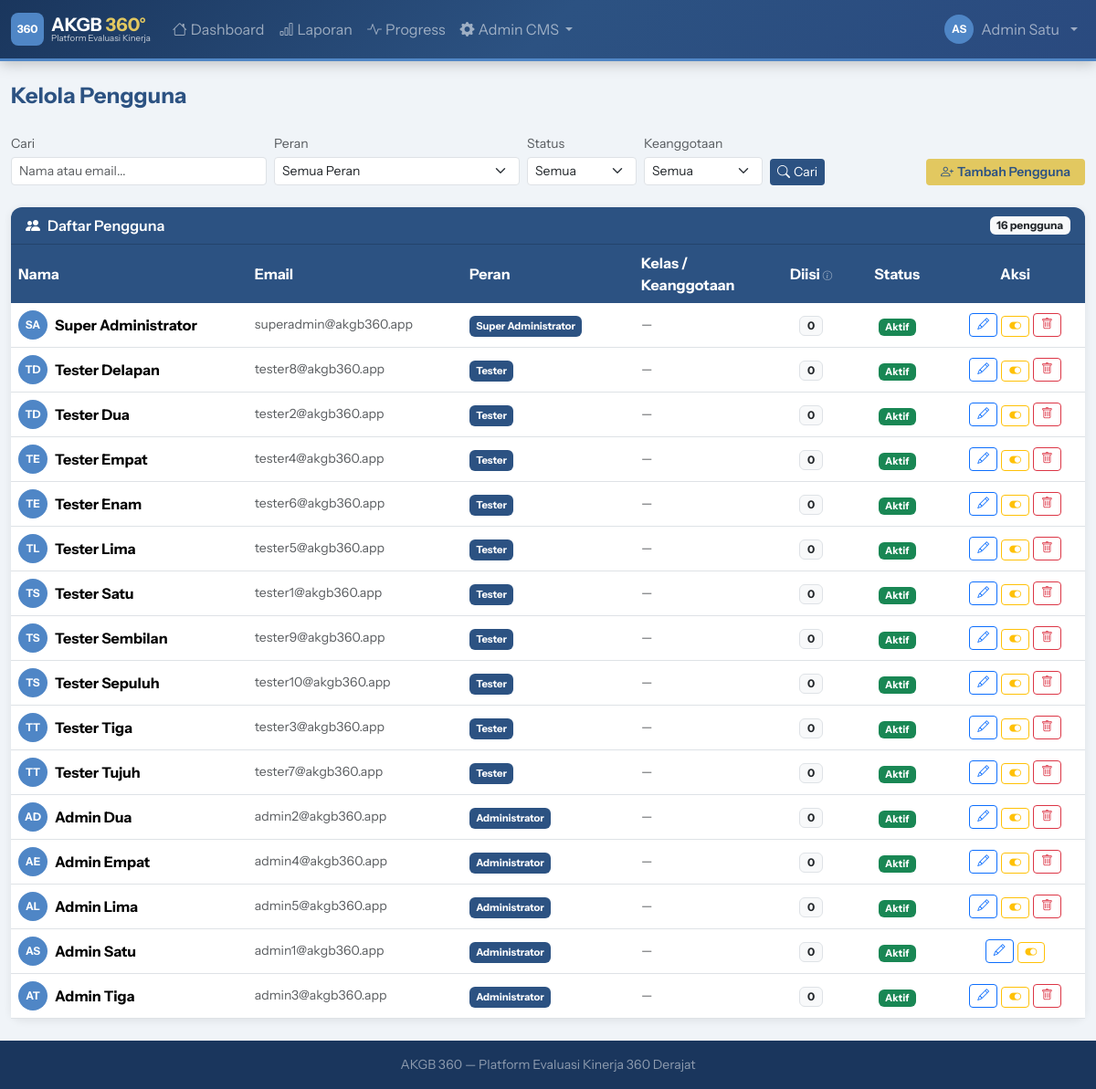
The app's page /demo/admin/users.php (signed in) with its own data.
### tables this page shows
CREATE TABLE `users` (
  `id` int NOT NULL AUTO_INCREMENT,
  `name` varchar(100) NOT NULL,
  `email` varchar(100) NOT NULL,
  `password` varchar(255) NOT NULL,
  `role` enum('superadmin','admin','foundation','leader','teacher','student','parent','tester') DEFAULT NULL,
  `class_id` int DEFAULT NULL,
  `is_osis` tinyint(1) NOT NULL DEFAULT '0',
  `is_parent_committee` tinyint(1) NOT NULL DEFAULT '0',
  `is_active` tinyint(1) DEFAULT '1',
  `last_login` datetime DEFAULT NULL,
  `created_at` timestamp NULL DEFAULT CURRENT_TIMESTAMP,
  PRIMARY KEY (`id`),
  UNIQUE KEY `email` (`email`),
  KEY `idx_role` (`role`),
  KEY `idx_email` (`email`)
);

### public_html/demo/includes/functions.php (called while the page is built, shortened)
<?php
function h(string $s = ''): string {
    return htmlspecialchars($s, ENT_QUOTES, 'UTF-8');
}
function roleLabel(string $role): string {
    return match($role) {
        'superadmin' => 'Super Administrator',
        'admin'      => 'Administrator',
        'foundation' => 'Pengurus Yayasan',
        'leader'     => 'Pimpinan Sekolah',
        'teacher'    => 'Guru',
        'student'    => 'Siswa',
        'parent'     => 'Orang Tua / Wali',
        'tester'     => 'Tester',
        default      => ucfirst($role),
    };
}
function avatarInitials(string $name): string {
    $words = explode(' ', trim($name));
    if (count($words) >= 2) {
        return strtoupper(substr($words[0], 0, 1) . substr($words[1], 0, 1));
    }
    return strtoupper(substr($name, 0, 2));
}

### public_html/demo/includes/db.php (called while the page is built, shortened)
<?php
class Database {
    private static ?PDO $instance = null;
    public static function getInstance(): PDO {
        if (self::$instance === null) {
            $dsn = "mysql:host=" . DB_HOST . ";dbname=" . DB_NAME . ";charset=" . DB_CHARSET;
            $options = [
                PDO::ATTR_ERRMODE            => PDO::ERRMODE_EXCEPTION,
                PDO::ATTR_DEFAULT_FETCH_MODE => PDO::FETCH_ASSOC,
                PDO::ATTR_EMULATE_PREPARES   => false,
            ];
            try {
                self::$instance = new PDO($dsn, DB_USER, DB_PASS, $options);
            } catch (PDOException $e) {
                die(json_encode(['error' => 'Database connection failed: ' . $e->getMessage()]));
            }
        }
        return self::$instance;
    }
    public static function query(string $sql, array $params = []): PDOStatement {
        $stmt = self::getInstance()->prepare($sql);
        $stmt->execute($params);
        return $stmt;
    }
    public static function fetchAll(string $sql, array $params = []): array {
        return self::query($sql, $params)->fetchAll();
    }
}

### public_html/demo/admin/users.php (the view, shortened to what this page needs)
<?php
require_once __DIR__ . '/../includes/db.php';
require_once __DIR__ . '/../includes/functions.php';
require_once __DIR__ . '/../includes/layout.php';
$search     = trim($_GET['search'] ?? '');
$where = 'WHERE 1=1';
$params = [];
$users = Database::fetchAll("
    SELECT u.*,
           (SELECT COUNT(*) FROM assignments a WHERE a.evaluator_id=u.id AND a.status='completed') as completed_surveys
    FROM users u $where
    ORDER BY FIELD(u.role,'admin','foundation','leader','teacher','student','parent'), u.name
", $params);
$allClasses = [];
foreach (Database::fetchAll("SELECT id, name FROM classes") as $c) {
    $allClasses[$c['id']] = $c['name'];
}
?>
<div class="d-flex align-items-end gap-2 mb-4 flex-wrap">
  <div class="flex-grow-1" style="min-width:180px;max-width:280px">
    <label class="form-label small text-muted mb-1">Cari</label>
    <form method="GET" class="d-flex gap-2">
      <input type="text" name="search" class="form-control form-control-sm"
        placeholder="Nama atau email..." value="<?= h($search) ?>">
  </div>
  <div style="min-width:140px">
    <label class="form-label small text-muted mb-1">Peran</label>
    <select name="role" class="form-select form-select-sm">
      <option value="">Semua Peran</option>
    </select>
  </div>
  <div style="min-width:120px">
    <label class="form-label small text-muted mb-1">Status</label>
    <select name="status" class="form-select form-select-sm">
      <option value="">Semua</option>
    </select>
  </div>
  <div style="min-width:130px">
    <label class="form-label small text-muted mb-1">Keanggotaan</label>
    <select name="osis" class="form-select form-select-sm">
      <option value="">Semua</option>
    </select>
  </div>
  <div class="d-flex gap-2">
    <button type="submit" class="btn btn-navy btn-sm">
      <i class="bi bi-search me-1"></i>Cari
    </button>
  </div>
  <div class="ms-auto">
    <label class="form-label small text-muted mb-1 d-block">&nbsp;</label>
    <button class="btn btn-gold btn-sm px-3" data-bs-toggle="modal" data-bs-target="#modalUser">
      <i class="bi bi-person-plus me-1"></i>Tambah Pengguna
    </button>
  </div>
</div>
<div class="card">
  <div class="card-header d-flex justify-content-between align-items-center">
    <span><i class="bi bi-people-fill me-2"></i>Daftar Pengguna</span>
    <span class="badge bg-light text-dark"><?= count($users) ?> pengguna</span>
  </div>
  <div class="card-body p-0">
    <div class="table-responsive">
      <table class="table table-hover data-table mb-0 users-table">
        <thead><tr>
          <th>Nama</th>
          <th>Email</th>
          <th>Peran</th>
          <th>Kelas / Keanggotaan</th>
          <th title="Jumlah kuesioner yang sudah diisi sebagai penilai">
            Diisi <i class="bi bi-info-circle" style="font-size:.65rem;opacity:.5"></i>
          </th>
          <th>Status</th>
          <th>Aksi</th>
        </tr></thead>
        <tbody>
          <?php foreach ($users as $u): ?>
          <tr>
            <td>
              <div class="d-flex align-items-center gap-2">
                <div class="avatar-sm flex-shrink-0"><?= h(avatarInitials($u['name'])) ?></div>
                <strong style="overflow:hidden;text-overflow:ellipsis;white-space:nowrap;display:block">
                  <?= h($u['name']) ?>
                </strong>
              </div>
            </td>
            <td class="text-muted small" style="overflow:hidden;text-overflow:ellipsis;white-space:nowrap">
              <?= h($u['email']) ?>
            </td>
            <td>
              <span class="badge badge-navy" style="font-size:.7rem;white-space:normal;line-height:1.3">
                <?= h(roleLabel($u['role'])) ?>
              </span>
            </td>
            <td class="small">
              <?php if ($u['role']==='student'): ?>
                <?php $cname = $allClasses[$u['class_id'] ?? 0] ?? null; ?>
                <?= $cname ? "<span class='badge bg-info text-dark' style='font-size:.68rem'>".h($cname)."</span> " : "" ?>
                <?php if (!empty($u['is_osis'])): ?>
                <span class="badge bg-warning text-dark" style="font-size:.68rem">OSIS</span>
                <?php endif; ?>
                <?php if (!$cname && empty($u['is_osis'])): ?><span class="text-muted">—</span><?php endif; ?>
              <?php elseif ($u['role']==='parent' && !empty($u['is_parent_committee'])): ?>
                <span class="badge bg-success" style="font-size:.68rem">Komite</span>
              <?php else: ?>
                <span class="text-muted">—</span>
              <?php endif; ?>
            </td>
            <td>
              <span class="badge bg-light text-dark border"><?= $u['completed_surveys'] ?></span>
            </td>
            <td>
              <?= $u['is_active']
                ? "<span class='badge bg-success' style='font-size:.7rem'>Aktif</span>"
                : "<span class='badge bg-secondary' style='font-size:.7rem'>Nonaktif</span>" ?>
            </td>
            <td>
              <div class="d-flex gap-1 justify-content-center">
                <a href="?edit=<?= $u['id'] ?>" class="btn btn-sm btn-outline-primary py-0 px-2" title="Edit data pengguna">
                  <i class="bi bi-pencil" style="font-size:.8rem"></i>
                </a>
                <form method="POST" class="d-inline">
                  <button class="btn btn-sm btn-outline-warning py-0 px-2"
                    title="<?= $u['is_active']?'Nonaktifkan akun':'Aktifkan akun' ?>">
                    <i class="bi bi-<?= $u['is_active']?'toggle-on':'toggle-off' ?>" style="font-size:.8rem"></i>
                  </button>
                </form>
                <?php if ($u['id'] !== $_SESSION['user_id']): ?>
                <a href="?action=delete&id=<?= $u['id'] ?>"
                   class="btn btn-sm btn-outline-danger py-0 px-2"
                   data-confirm="Hapus pengguna <?= h($u['name']) ?>?"
                   title="Hapus pengguna">
                  <i class="bi bi-trash" style="font-size:.8rem"></i>
                </a>
                <?php endif; ?>
              </div>
            </td>
          </tr>
          <?php endforeach; ?>
        </tbody>
      </table>
    </div>
  </div>
</div>

### public_html/demo/assets/css/style.css (style rules this page uses)
:root { --ktb-navy: #2C5282; --ktb-navy-dark: #1A365D; --ktb-navy-light: #2A4A7F; --ktb-blue: #4F86C6; --ktb-blue-light: #6B9FD4; --ktb-blue-dark: #3A6FA8; --ktb-gold: #E2C860; --ktb-gold-light: #EDF2F7; --ktb-sunshade: #ff9a31; --ktb-aqua: #F0F4F8; --ktb-platinum: #C3D9ED; --ktb-gray: #F0F4F8; }
body { background: var(--ktb-aqua); min-height: 100vh; display: flex; flex-direction: column; font-family: 'Instrument Sans', 'Segoe UI', system-ui, sans-serif; }
.avatar-sm { width: 32px; height: 32px; border-radius: 50%; background: var(--ktb-blue); color: white; display: flex; align-items: center; justify-content: center; font-weight: 700; font-size: 12px; }
.card { border: none; box-shadow: 0 2px 10px rgba(0,0,0,.08); border-radius: 12px; }
.card-header { background: var(--ktb-navy); color: white; border-radius: 12px 12px 0 0 !important; font-weight: 600; }
.table thead th { background: var(--ktb-navy); color: white; border: none; }
.btn-navy { background: var(--ktb-navy); color: white; border: none; }
.btn-gold { background: var(--ktb-gold); color: var(--ktb-navy); border: none; font-weight: 600; }
.badge-navy { background: var(--ktb-navy); color: white; }

### public_html/demo/admin/users.php (style rules this page uses)
.users-table { table-layout: fixed; width: 100%; }
.users-table th, .users-table td { vertical-align: middle; }
.users-table th:nth-child(1),.users-table td:nth-child(1) { width:22% }
.users-table th:nth-child(2),.users-table td:nth-child(2) { width:20% }
.users-table th:nth-child(3),.users-table td:nth-child(3) { width:16% }
.users-table th:nth-child(4),.users-table td:nth-child(4) { width:13% }
.users-table th:nth-child(5),.users-table td:nth-child(5) { width:7%; text-align:center }
.users-table th:nth-child(6),.users-table td:nth-child(6) { width:9%; text-align:center }
.users-table th:nth-child(7),.users-table td:nth-child(7) { width:13%; text-align:center }

### records on screen
users: name "SA", name "Super Administrator", email "superadmin@akgb360.app", role "Super Administrator", completed_surveys "0", is_active "Aktif"
users: name "TD", name "Tester Delapan", email "tester8@akgb360.app", role "Tester", completed_surveys "0", is_active "Aktif"
users: name "TD", name "Tester Dua", email "tester2@akgb360.app", role "Tester", completed_surveys "0", is_active "Aktif"
users: name "TE", name "Tester Empat", email "tester4@akgb360.app", role "Tester", completed_surveys "0", is_active "Aktif"
users: name "TE", name "Tester Enam", email "tester6@akgb360.app", role "Tester", completed_surveys "0", is_active "Aktif"
users: name "TL", name "Tester Lima", email "tester5@akgb360.app", role "Tester", completed_surveys "0", is_active "Aktif"
users: name "TS", name "Tester Satu", email "tester1@akgb360.app", role "Tester", completed_surveys "0", is_active "Aktif"
users: name "TS", name "Tester Sembilan", email "tester9@akgb360.app", role "Tester", completed_surveys "0", is_active "Aktif"
users: name "TS", name "Tester Sepuluh", email "tester10@akgb360.app", role "Tester", completed_surveys "0", is_active "Aktif"
users: name "TT", name "Tester Tiga", email "tester3@akgb360.app", role "Tester", completed_surveys "0", is_active "Aktif"
users: name "TT", name "Tester Tujuh", email "tester7@akgb360.app", role "Tester", completed_surveys "0", is_active "Aktif"
users: name "AD", name "Admin Dua", email "admin2@akgb360.app", role "Administrator", completed_surveys "0", is_active "Aktif"
users: name "AE", name "Admin Empat", email "admin4@akgb360.app", role "Administrator", completed_surveys "0", is_active "Aktif"
users: name "AL", name "Admin Lima", email "admin5@akgb360.app", role "Administrator", completed_surveys "0", is_active "Aktif"
users: name "AS", name "Admin Satu", email "admin1@akgb360.app", role "Administrator", completed_surveys "0", is_active "Aktif"
users: name "AT", name "Admin Tiga", email "admin3@akgb360.app", role "Administrator", completed_surveys "0", is_active "Aktif"

### other values on screen
$initials "AS"
$name "Admin Satu"
$title "Kelola Pengguna"
count($users) "16"
